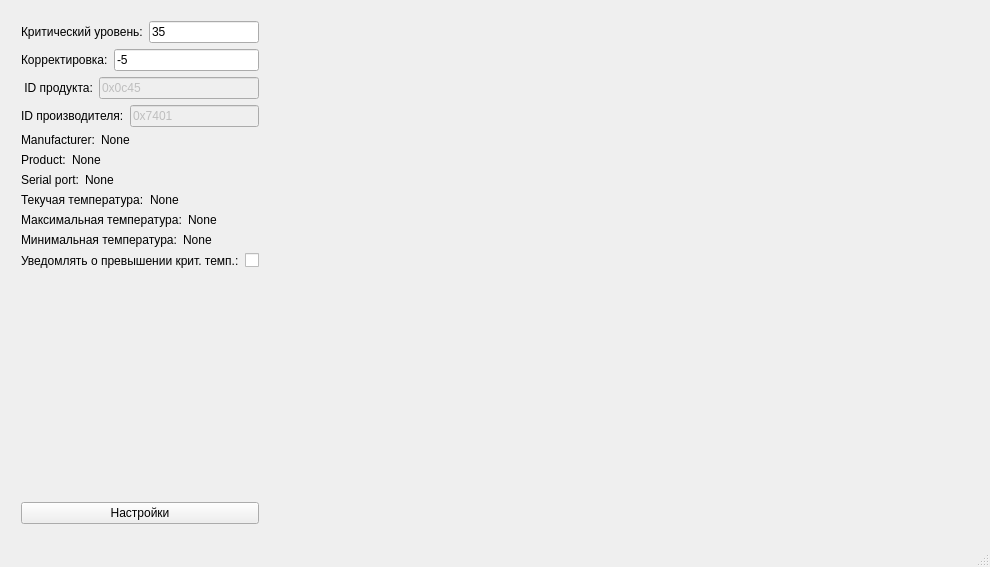
<?xml version="1.0" encoding="UTF-8"?>
<ui version="4.0">
 <class>MainWindow</class>
 <widget class="QMainWindow" name="MainWindow">
  <property name="geometry">
   <rect>
    <x>0</x>
    <y>0</y>
    <width>990</width>
    <height>567</height>
   </rect>
  </property>
  <property name="windowTitle">
   <string>TemperV1.4</string>
  </property>
  <property name="windowOpacity">
   <double>0.980000000000000</double>
  </property>
  <widget class="QWidget" name="centralwidget">
   <layout class="QHBoxLayout" name="horizontalLayout" stretch="0,1">
    <property name="leftMargin">
     <number>12</number>
    </property>
    <property name="topMargin">
     <number>12</number>
    </property>
    <property name="rightMargin">
     <number>0</number>
    </property>
    <property name="bottomMargin">
     <number>12</number>
    </property>
    <item>
     <widget class="QWidget" name="widget" native="true">
      <layout class="QVBoxLayout" name="verticalLayout">
       <item>
        <layout class="QHBoxLayout" name="horizontalLayout_8">
         <item>
          <widget class="QLabel" name="label_10">
           <property name="text">
            <string>Критический уровень:</string>
           </property>
          </widget>
         </item>
         <item>
          <widget class="QLineEdit" name="lineEdit_4">
           <property name="text">
            <string>35</string>
           </property>
          </widget>
         </item>
        </layout>
       </item>
       <item>
        <layout class="QHBoxLayout" name="horizontalLayout_9">
         <item>
          <widget class="QLabel" name="label_11">
           <property name="text">
            <string>Корректировка:</string>
           </property>
          </widget>
         </item>
         <item>
          <widget class="QLineEdit" name="lineEdit_5">
           <property name="text">
            <string>-5</string>
           </property>
          </widget>
         </item>
        </layout>
       </item>
       <item>
        <layout class="QHBoxLayout" name="horizontalLayout_3">
         <item>
          <widget class="QLabel" name="label_2">
           <property name="text">
            <string> ID продукта:</string>
           </property>
          </widget>
         </item>
         <item>
          <widget class="QLineEdit" name="lineEdit_2">
           <property name="enabled">
            <bool>false</bool>
           </property>
           <property name="text">
            <string>0x0c45</string>
           </property>
          </widget>
         </item>
        </layout>
       </item>
       <item>
        <layout class="QHBoxLayout" name="horizontalLayout_4">
         <item>
          <widget class="QLabel" name="label_3">
           <property name="text">
            <string>ID производителя:</string>
           </property>
          </widget>
         </item>
         <item>
          <widget class="QLineEdit" name="lineEdit_3">
           <property name="enabled">
            <bool>false</bool>
           </property>
           <property name="text">
            <string>0x7401</string>
           </property>
          </widget>
         </item>
        </layout>
       </item>
       <item>
        <layout class="QHBoxLayout" name="horizontalLayout_5" stretch="0,1">
         <item>
          <widget class="QLabel" name="label_4">
           <property name="text">
            <string>Manufacturer:</string>
           </property>
          </widget>
         </item>
         <item>
          <widget class="QLabel" name="label_5">
           <property name="text">
            <string>None</string>
           </property>
          </widget>
         </item>
        </layout>
       </item>
       <item>
        <layout class="QHBoxLayout" name="horizontalLayout_6" stretch="0,1">
         <item>
          <widget class="QLabel" name="label_6">
           <property name="text">
            <string>Product:</string>
           </property>
          </widget>
         </item>
         <item>
          <widget class="QLabel" name="label_7">
           <property name="text">
            <string>None</string>
           </property>
          </widget>
         </item>
        </layout>
       </item>
       <item>
        <layout class="QHBoxLayout" name="horizontalLayout_7" stretch="0,1">
         <item>
          <widget class="QLabel" name="label_8">
           <property name="text">
            <string>Serial port:</string>
           </property>
          </widget>
         </item>
         <item>
          <widget class="QLabel" name="label_9">
           <property name="text">
            <string>None</string>
           </property>
          </widget>
         </item>
        </layout>
       </item>
       <item>
        <layout class="QHBoxLayout" name="horizontalLayout_2" stretch="0,1">
         <item>
          <widget class="QLabel" name="label_12">
           <property name="text">
            <string>Текучая температура:</string>
           </property>
          </widget>
         </item>
         <item>
          <widget class="QLabel" name="label_13">
           <property name="text">
            <string>None</string>
           </property>
          </widget>
         </item>
        </layout>
       </item>
       <item>
        <layout class="QHBoxLayout" name="horizontalLayout_10">
         <item>
          <widget class="QLabel" name="label_14">
           <property name="text">
            <string>Максимальная температура:</string>
           </property>
          </widget>
         </item>
         <item>
          <widget class="QLabel" name="label_16">
           <property name="text">
            <string>None</string>
           </property>
          </widget>
         </item>
        </layout>
       </item>
       <item>
        <layout class="QHBoxLayout" name="horizontalLayout_11">
         <item>
          <widget class="QLabel" name="label_15">
           <property name="text">
            <string>Минимальная температура:</string>
           </property>
          </widget>
         </item>
         <item>
          <widget class="QLabel" name="label_17">
           <property name="text">
            <string>None</string>
           </property>
          </widget>
         </item>
        </layout>
       </item>
       <item>
        <layout class="QHBoxLayout" name="horizontalLayout_12">
         <item>
          <widget class="QLabel" name="label_18">
           <property name="text">
            <string>Уведомлять о превышении крит. темп.:</string>
           </property>
          </widget>
         </item>
         <item>
          <widget class="QCheckBox" name="checkBox">
           <property name="text">
            <string/>
           </property>
          </widget>
         </item>
        </layout>
       </item>
       <item>
        <spacer name="verticalSpacer_2">
         <property name="orientation">
          <enum>Qt::Vertical</enum>
         </property>
         <property name="sizeHint" stdset="0">
          <size>
           <width>20</width>
           <height>40</height>
          </size>
         </property>
        </spacer>
       </item>
       <item>
        <widget class="QLabel" name="label">
         <property name="text">
          <string/>
         </property>
        </widget>
       </item>
       <item>
        <spacer name="verticalSpacer">
         <property name="orientation">
          <enum>Qt::Vertical</enum>
         </property>
         <property name="sizeHint" stdset="0">
          <size>
           <width>20</width>
           <height>40</height>
          </size>
         </property>
        </spacer>
       </item>
       <item>
        <widget class="QPushButton" name="pushButton">
         <property name="text">
          <string>Настройки</string>
         </property>
        </widget>
       </item>
      </layout>
     </widget>
    </item>
    <item>
     <layout class="QVBoxLayout" name="verticalLayout_2"/>
    </item>
   </layout>
   <zorder>widget</zorder>
   <zorder>pushButton_4</zorder>
   <zorder>pushButton_3</zorder>
   <zorder>pushButton_2</zorder>
   <zorder></zorder>
  </widget>
  <widget class="QMenuBar" name="menubar">
   <property name="geometry">
    <rect>
     <x>0</x>
     <y>0</y>
     <width>990</width>
     <height>22</height>
    </rect>
   </property>
  </widget>
  <widget class="QStatusBar" name="statusbar"/>
 </widget>
 <resources/>
 <connections/>
</ui>
